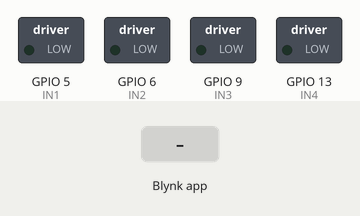
Recording of a sketch running on a simulated ESP32-S3. Parts: switched loads named in the sketch (green lamp = pin HIGH). The test bench sets the inputs (shaded band). WiFi joins after 1.5 s; servers stay silent unless stated.

Above: at 3.0 s.
3.1 s: Blynk app writes 1 to V1
At 3.7 s:
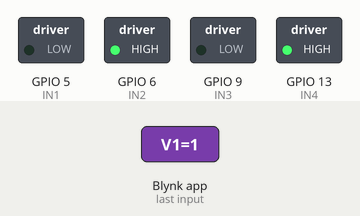
4.6 s: Blynk app writes 1 to V2
At 5.8 s:
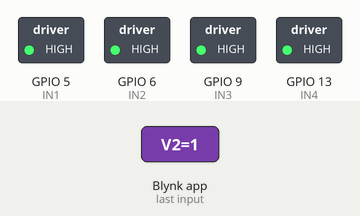
6.1 s: Blynk app writes 0 to V1
At 7.1 s:
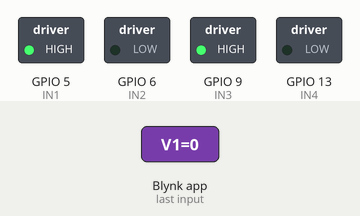
7.6 s: Blynk app writes 1 to V3
At 8.3 s:
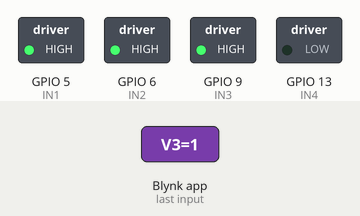
9.1 s: Blynk app writes 0 to V2
At 9.4 s:
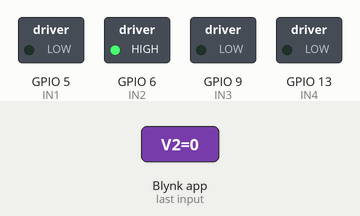
10.6 s: Blynk app writes 200 to V3
At 11.8 s:
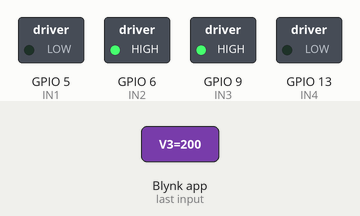
Timing chart, 0 to 13.1 s (numbered marks = the images above; inputs shaded):
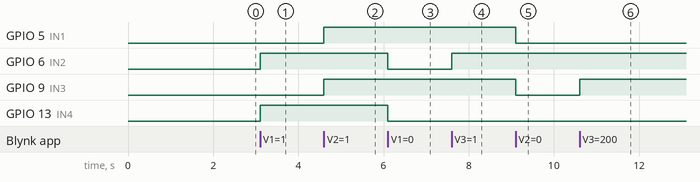

The sketch:

car.ino
```cpp
/*
 * ========================================================================================================
 * Proyecto: Carro IoT controlado por app (Blynk) con ESP32-S3
 * Curso: IE-0624 Laboratorio de Microcontroladores
 *
 * Estudiantes:
 *      - Fabian Sander Hangen, C07336
 *      - Kristhel Quesada López, C06153
 *
 * Microcontrolador:
 *      - Adafruit ESP32-S3 Feather
 *
 * Descripción del Código:
 *      - Este código implementa el control remoto de un carro robótico mediante la app Blynk.
 *      - El ESP32-S3 se conecta a una red WiFi de 2.4 GHz y recibe comandos desde la app móvil.
 *      - El carro se controla a través de un módulo L298N que maneja 4 pines de control (IN1–IN4).
 *      - Se utilizan pines virtuales en Blynk (V1–V4) para avanzar, retroceder y girar.
 *      - Se incluyen fragmentos de código comentados para lectura de sensor ultrasónico y voltaje,
 *        pero no están activos en esta versión, ya que esas funciones las ejecuta otro microcontrolador
 *        (Arduino Uno).
 *
 * Estado actual:
 *      - Control funcional de los motores mediante app Blynk.
 *      - Sensor ultrasónico y lectura de batería no implementados en esta versión.
 *
 * Requisitos:
 *      - Red WiFi de 2.4 GHz
 *      - App Blynk instalada y vinculada al template correspondiente
 *
 * Fecha: Julio 2025
 * ========================================================================================================
 */


// Identificadores del proyecto en Blynk
#define BLYNK_TEMPLATE_ID "TMPL2BFLMBXUy"
#define BLYNK_TEMPLATE_NAME "Esp32 IoT car"
#define BLYNK_AUTH_TOKEN "set_token_generated_by_blynk"

#define BLYNK_PRINT Serial

#include <WiFi.h>
#include <WiFiClient.h>
#include <BlynkSimpleEsp32.h>

// Credenciales WiFi
char auth[] = BLYNK_AUTH_TOKEN;
char ssid[] = "set_your_wifi_network_must_be_2.4GHz";
char pass[] = "set_your_password_here";

// Pines de control de motores (conectados al L298N)
int IN1 = 5;
int IN2 = 6;
int IN3 = 9;
int IN4 = 13;

// Pines del sensor ultrasónico (NO USADOS EN ESTA VERSIÓN)
// int trig = 10;
// int echo = 11;

// Pin de lectura de batería (NO USADO)
// #define BATTERY_PIN 12

void setup() {
  Serial.begin(115200);

  // Configurar pines de motores como salida
  pinMode(IN1, OUTPUT);
  pinMode(IN2, OUTPUT);
  pinMode(IN3, OUTPUT);
  pinMode(IN4, OUTPUT);

  // ----- Pines no utilizados -----
  // pinMode(trig, OUTPUT);
  // pinMode(echo, INPUT);
  // -------------------------------

  // Configuración de red WiFi y conexión con Blynk
  Blynk.begin(auth, ssid, pass);
}

// Controles de movimiento desde la app Blynk
BLYNK_WRITE(V1) { digitalWrite(IN2, param.asInt()); digitalWrite(IN4, param.asInt()); }  // Reversa
BLYNK_WRITE(V2) { digitalWrite(IN1, param.asInt()); digitalWrite(IN3, param.asInt()); }  // Drive
BLYNK_WRITE(V3) { digitalWrite(IN2, param.asInt()); digitalWrite(IN3, param.asInt()); }  // Turn left
BLYNK_WRITE(V4) { digitalWrite(IN1, param.asInt()); digitalWrite(IN4, param.asInt()); }  // Turn right

// Función que se ejecuta siempre de manera indefinida
void loop() {
  // Ejecutar las tareas de Blynk
  Blynk.run();

  // -----------------------------------------------------------
  // Funcionalidad No Implementada
  // -----------------------------------------------------------
  //if (millis() - lastSensorRead > 500) {
  //  lastSensorRead = millis();
  //
  //  // --- Lectura de distancia para V5 ---
  //  digitalWrite(trig, LOW);
  //  delayMicroseconds(2);
  //  digitalWrite(trig, HIGH);
  //  delayMicroseconds(10);
  //  digitalWrite(trig, LOW);
  //
  //  long duracion = pulseIn(echo, HIGH, 30000);
  //  int distancia = (duracion == 0) ? 0 : duracion * 0.0343 / 2;
  //
  //  Serial.print("Distancia: ");
  //  Serial.print(distancia);
  //  Serial.println(" cm");
  //
  //  if (distancia > 0 && distancia < 10) {
  //    Blynk.virtualWrite(V5, 255);  // LED encendido
  //  } else {
  //    Blynk.virtualWrite(V5, 0);    // LED apagado
  //  }
  //
  //  // --- Lectura del voltaje de batería para A1 ---
  //  int raw = analogRead(BATTERY_PIN);
  //  float voltaje = raw * (3.3 / 4095.0);
  //
  //  Serial.print("Voltaje batería: ");
  //  Serial.print(voltaje);
  //  Serial.println(" V");
  //
  //  Blynk.virtualWrite(A1, voltaje);
  //}
}
```

Measured:
- after the input at 3.1 s, GPIO 6 (IN2), GPIO 13 (IN4): LOW → HIGH at once
- after the input at 4.6 s, GPIO 5 (IN1), GPIO 9 (IN3): LOW → HIGH at once
- after the input at 6.1 s, GPIO 6 (IN2), GPIO 13 (IN4): HIGH → LOW at once
- after the input at 7.6 s, GPIO 6 (IN2): LOW → HIGH at once
- after the input at 9.1 s, GPIO 5 (IN1), GPIO 9 (IN3): HIGH → LOW at once
- after the input at 10.6 s, GPIO 9 (IN3): LOW → HIGH at once
